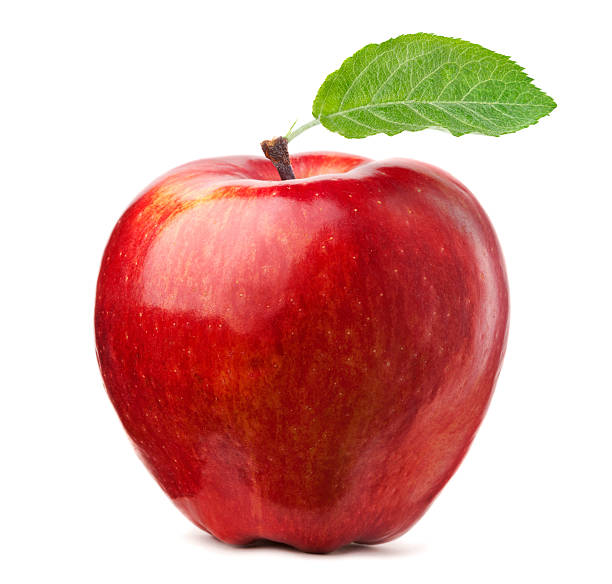
#> input picture 2.jpg, 612 x 584 px
$ python try4.py   (older library calls are emulated)
#> lines starting #> are read from the running program, lines starting #| are printed output that depends on the picture; after the words box and inside, x2 and y2 are one past the last pixel; in counts of white or black regions, pixels touching at a corner belong together
import cv2

# Read the original image
img = cv2.imread('2.jpg', cv2.IMREAD_GRAYSCALE)
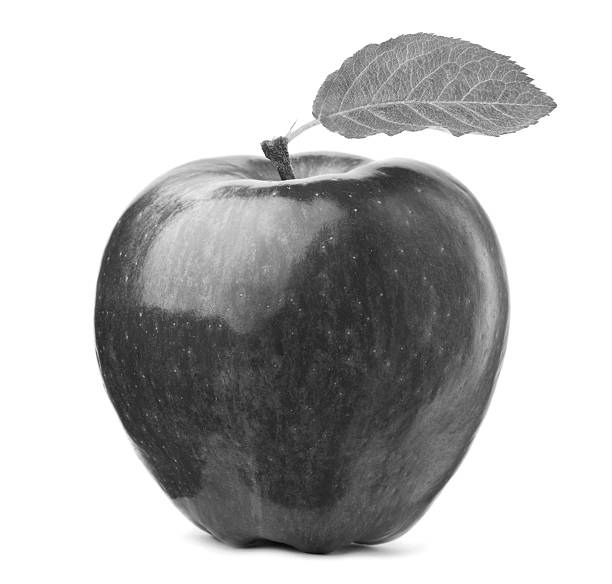
#> img: shape (584, 612); min 0, max 255, mean 186.7
# Display original image
cv2.imshow('Original', img)
# cv2.waitKey(0)

# Convert to graycsale
# img_gray = cv2.cvtColor(img, cv2.COLOR_BGR2GRAY)
# Blur the image for better edge detection
img_blur = cv2.GaussianBlur(img, (3,3), 0)

# Sobel Edge Detection
sobelx = cv2.Sobel(src=img_blur, ddepth=cv2.CV_64F, dx=1, dy=0, ksize=5) # Sobel Edge Detection on the X axis
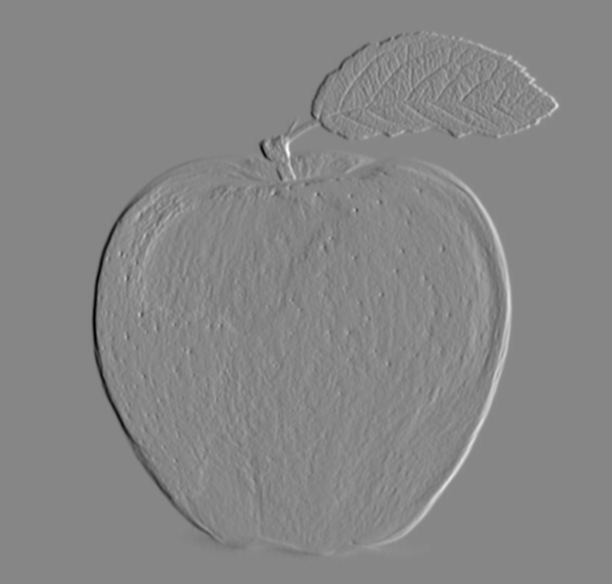
#> sobelx: shape (584, 612) float64; min -7406, max 6607, mean 0; drawn with min black and max white
sobely = cv2.Sobel(src=img_blur, ddepth=cv2.CV_64F, dx=0, dy=1, ksize=5) # Sobel Edge Detection on the Y axis
sobelxy = cv2.Sobel(src=img_blur, ddepth=cv2.CV_64F, dx=1, dy=1, ksize=5) # Combined X and Y Sobel Edge Detection
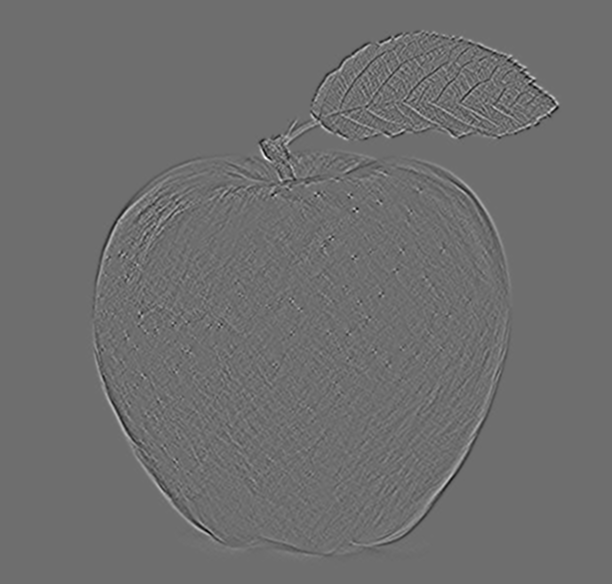
#> sobelxy: shape (584, 612) float64; min -890, max 1157, mean 0; drawn with min black and max white
# Display Sobel Edge Detection Images
cv2.imshow('Sobel X', sobelx)
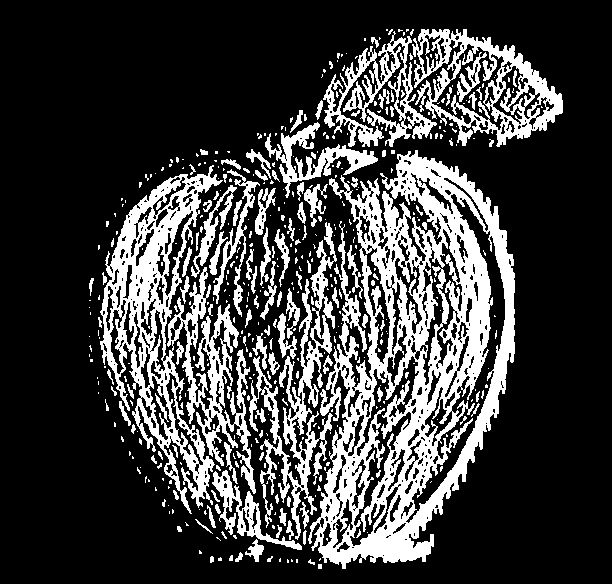
#> window 'Sobel X': shape (584, 612); 24.5% white; 459 white regions (336 under 20 px), largest, box (x1, y1, x2, y2) and area: (308, 150, 515, 569) 36968, (100, 165, 256, 514) 17670, (412, 29, 563, 147) 6350
# cv2.waitKey(0)
cv2.imshow('Sobel Y', sobely)
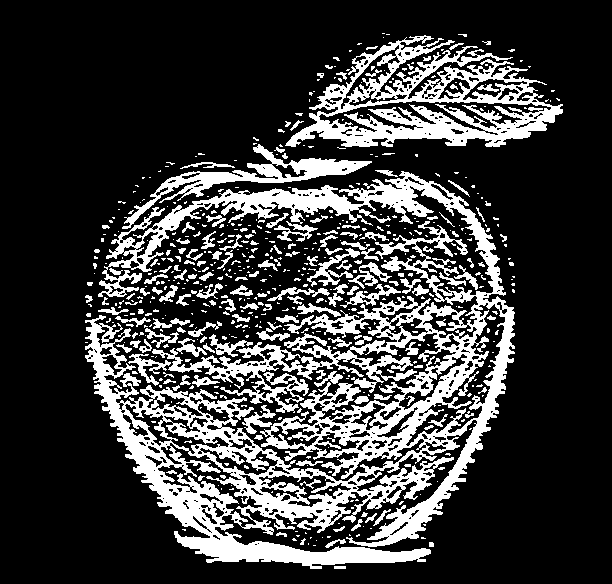
#> window 'Sobel Y': shape (584, 612); 23.5% white; 606 white regions (442 under 20 px), largest, box (x1, y1, x2, y2) and area: (85, 171, 515, 569) 53900, (285, 35, 563, 147) 12052, (122, 144, 372, 229) 3368
# cv2.waitKey(0)
cv2.imshow('Sobel X Y using Sobel() function', sobelxy)
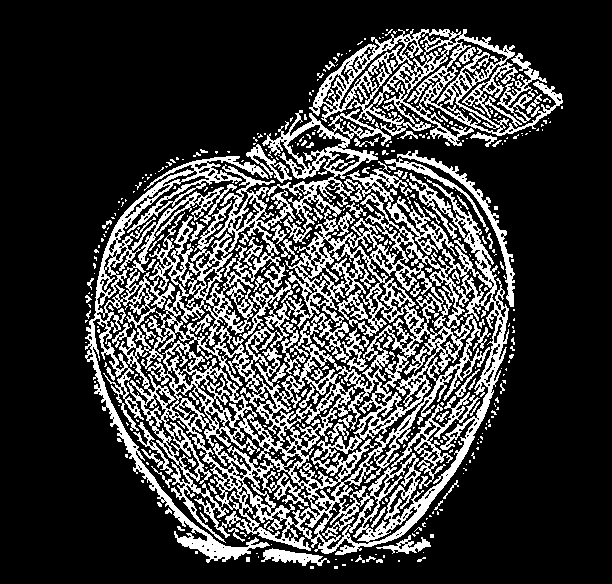
#> window 'Sobel X Y using Sobel() functi': shape (584, 612); 24.1% white; 469 white regions (382 under 20 px), largest, box (x1, y1, x2, y2) and area: (85, 29, 563, 563) 74089, (397, 150, 515, 307) 1322, (290, 313, 368, 371) 1136
# cv2.waitKey(0)

# Canny Edge Detection
edges = cv2.Canny(image=img_blur, threshold1=100, threshold2=200) # Canny Edge Detection
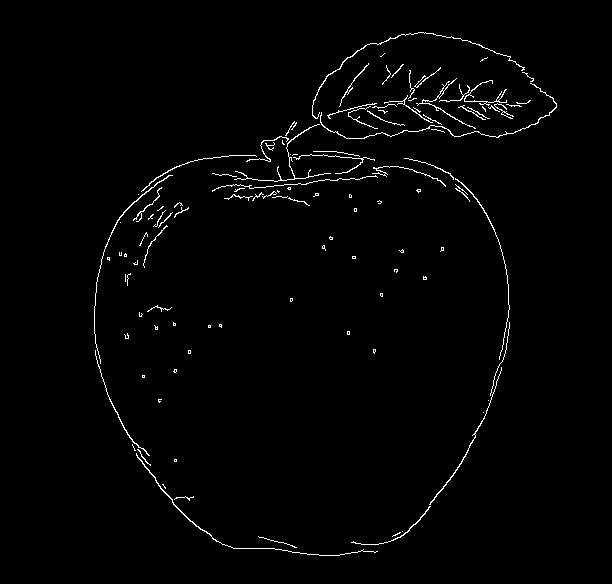
#> edges: shape (584, 612); 1.5% white in thin lines or dots, all inside (x1, y1, x2, y2) = (94, 32, 557, 556)
# Display Canny Edge Detection Image
cv2.imshow('Canny Edge Detection', edges)
cv2.waitKey(0)

$ run again, with 3.webp saved as 2.jpg
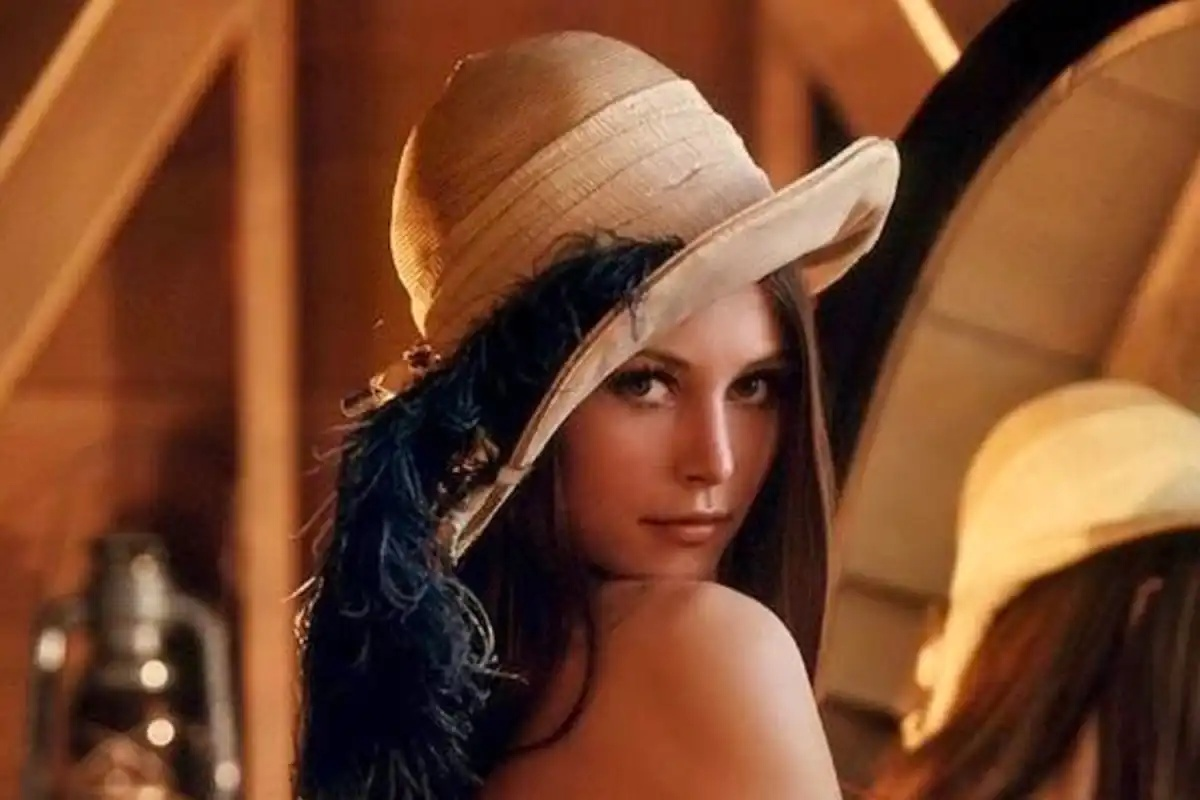
#> input picture 3.webp, 1200 x 800 px
#> `cv2.imshow('Sobel X', sobelx)`:
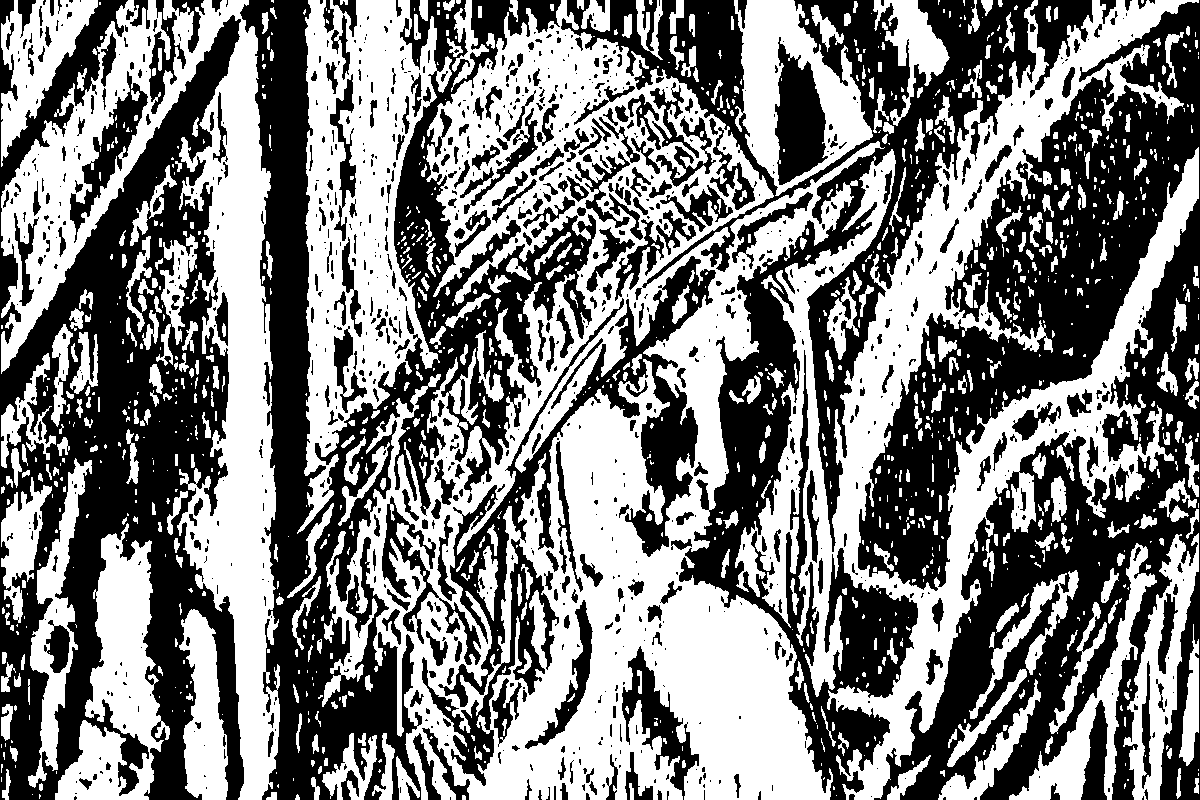
#> window 'Sobel X': shape (800, 1200); 49.9% white; 1223 white regions (727 under 20 px), largest, box (x1, y1, x2, y2) and area: (322, 0, 885, 800) 166510, (735, 0, 1199, 800) 83234, (1, 0, 280, 800) 60536
#> `edges = cv2.Canny(image=img_blur, threshold1=100, threshold2=200)`:
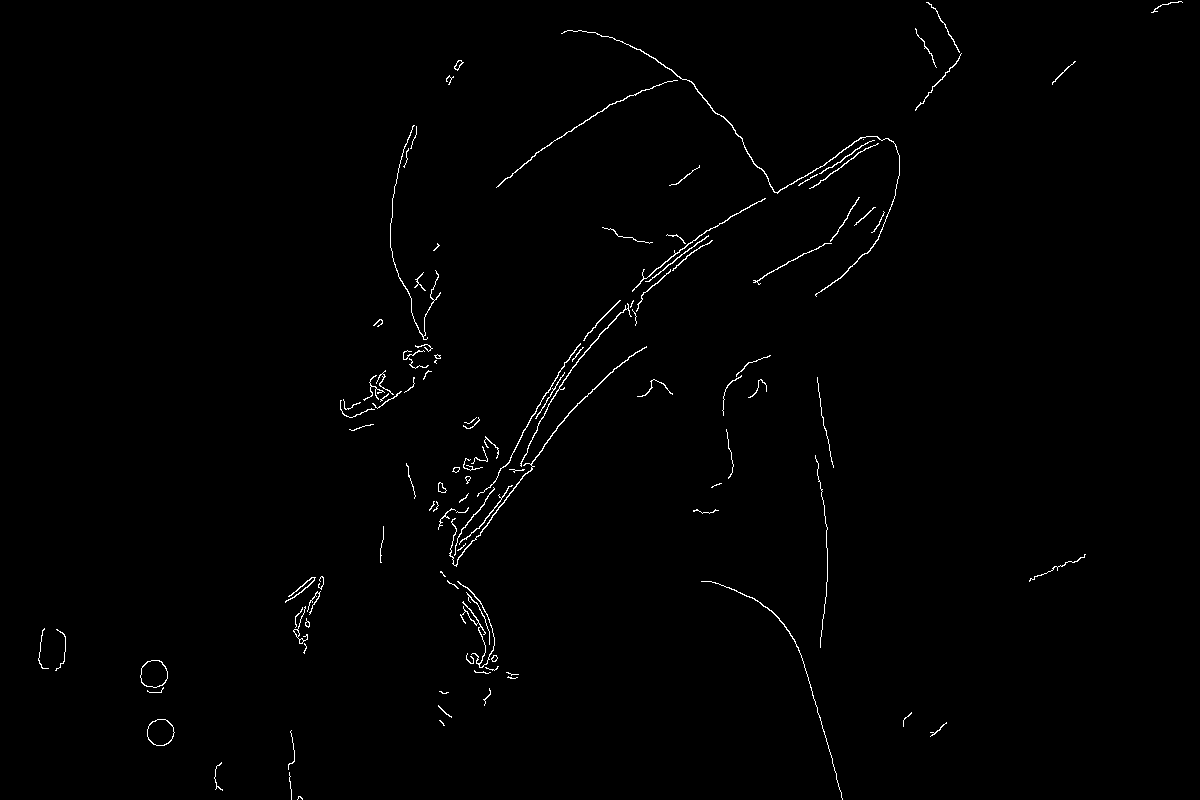
#> edges: shape (800, 1200); 0.82% white in thin lines or dots
